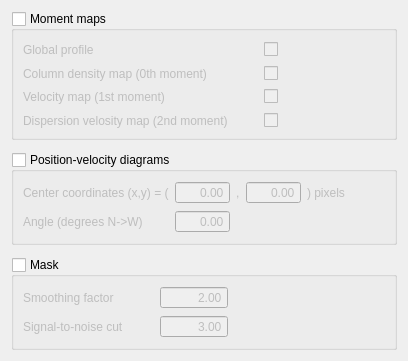
        <widget class="QWidget" name="page_6">
         <layout class="QGridLayout" name="gridLayout_13">
          <item row="6" column="0">
           <widget class="QGroupBox" name="MaskgroupBox">
            <property name="title">
             <string>Mask</string>
            </property>
            <property name="checkable">
             <bool>true</bool>
            </property>
            <property name="checked">
             <bool>false</bool>
            </property>
            <layout class="QGridLayout" name="gridLayout_9">
             <item row="2" column="2">
              <widget class="QDoubleSpinBox" name="BlankcutSpinBox">
               <property name="locale">
                <locale language="English" country="UnitedStates"/>
               </property>
               <property name="alignment">
                <set>Qt::AlignRight|Qt::AlignTrailing|Qt::AlignVCenter</set>
               </property>
               <property name="buttonSymbols">
                <enum>QAbstractSpinBox::NoButtons</enum>
               </property>
               <property name="maximum">
                <double>100000.000000000000000</double>
               </property>
               <property name="value">
                <double>3.000000000000000</double>
               </property>
              </widget>
             </item>
             <item row="2" column="0">
              <widget class="QLabel" name="label_54">
               <property name="text">
                <string>Signal-to-noise cut</string>
               </property>
              </widget>
             </item>
             <item row="1" column="0">
              <widget class="QLabel" name="label_50">
               <property name="text">
                <string>Smoothing factor</string>
               </property>
              </widget>
             </item>
             <item row="1" column="2">
              <widget class="QDoubleSpinBox" name="BlankfactordoubleSpinBox">
               <property name="alignment">
                <set>Qt::AlignRight|Qt::AlignTrailing|Qt::AlignVCenter</set>
               </property>
               <property name="buttonSymbols">
                <enum>QAbstractSpinBox::NoButtons</enum>
               </property>
               <property name="value">
                <double>2.000000000000000</double>
               </property>
              </widget>
             </item>
             <item row="1" column="1">
              <spacer name="horizontalSpacer_12">
               <property name="orientation">
                <enum>Qt::Horizontal</enum>
               </property>
               <property name="sizeType">
                <enum>QSizePolicy::Fixed</enum>
               </property>
               <property name="sizeHint" stdset="0">
                <size>
                 <width>30</width>
                 <height>20</height>
                </size>
               </property>
              </spacer>
             </item>
             <item row="1" column="3">
              <spacer name="horizontalSpacer_11">
               <property name="orientation">
                <enum>Qt::Horizontal</enum>
               </property>
               <property name="sizeHint" stdset="0">
                <size>
                 <width>40</width>
                 <height>20</height>
                </size>
               </property>
              </spacer>
             </item>
            </layout>
           </widget>
          </item>
          <item row="2" column="0">
           <widget class="QGroupBox" name="MomentmapsgroupBox">
            <property name="title">
             <string>Moment maps</string>
            </property>
            <property name="checkable">
             <bool>true</bool>
            </property>
            <property name="checked">
             <bool>false</bool>
            </property>
            <layout class="QGridLayout" name="gridLayout_18">
             <item row="2" column="0">
              <widget class="QLabel" name="label_44">
               <property name="text">
                <string>Column density map (0th moment) </string>
               </property>
              </widget>
             </item>
             <item row="3" column="0">
              <widget class="QLabel" name="label_45">
               <property name="text">
                <string>Velocity map (1st moment)</string>
               </property>
              </widget>
             </item>
             <item row="3" column="2">
              <widget class="QCheckBox" name="VfieldcheckBox">
               <property name="layoutDirection">
                <enum>Qt::RightToLeft</enum>
               </property>
               <property name="text">
                <string/>
               </property>
              </widget>
             </item>
             <item row="2" column="2">
              <widget class="QCheckBox" name="TotalmapcheckBox">
               <property name="layoutDirection">
                <enum>Qt::RightToLeft</enum>
               </property>
               <property name="text">
                <string/>
               </property>
              </widget>
             </item>
             <item row="1" column="0">
              <widget class="QLabel" name="label_47">
               <property name="text">
                <string>Global profile</string>
               </property>
              </widget>
             </item>
             <item row="4" column="2">
              <widget class="QCheckBox" name="DispmapcheckBox">
               <property name="layoutDirection">
                <enum>Qt::RightToLeft</enum>
               </property>
               <property name="text">
                <string/>
               </property>
              </widget>
             </item>
             <item row="4" column="0">
              <widget class="QLabel" name="label_46">
               <property name="sizePolicy">
                <sizepolicy hsizetype="Preferred" vsizetype="Preferred">
                 <horstretch>0</horstretch>
                 <verstretch>0</verstretch>
                </sizepolicy>
               </property>
               <property name="text">
                <string>Dispersion velosity map (2nd moment)</string>
               </property>
              </widget>
             </item>
             <item row="1" column="3">
              <spacer name="horizontalSpacer_10">
               <property name="orientation">
                <enum>Qt::Horizontal</enum>
               </property>
               <property name="sizeHint" stdset="0">
                <size>
                 <width>30</width>
                 <height>20</height>
                </size>
               </property>
              </spacer>
             </item>
             <item row="1" column="2">
              <widget class="QCheckBox" name="ProfilecheckBox">
               <property name="layoutDirection">
                <enum>Qt::RightToLeft</enum>
               </property>
               <property name="text">
                <string/>
               </property>
              </widget>
             </item>
             <item row="3" column="1">
              <spacer name="horizontalSpacer_13">
               <property name="orientation">
                <enum>Qt::Horizontal</enum>
               </property>
               <property name="sizeType">
                <enum>QSizePolicy::Fixed</enum>
               </property>
               <property name="sizeHint" stdset="0">
                <size>
                 <width>30</width>
                 <height>20</height>
                </size>
               </property>
              </spacer>
             </item>
            </layout>
           </widget>
          </item>
          <item row="5" column="0">
           <spacer name="horizontalSpacer_14">
            <property name="orientation">
             <enum>Qt::Vertical</enum>
            </property>
            <property name="sizeType">
             <enum>QSizePolicy::Fixed</enum>
            </property>
            <property name="sizeHint" stdset="0">
             <size>
              <width>20</width>
              <height>6</height>
             </size>
            </property>
           </spacer>
          </item>
          <item row="4" column="0">
           <widget class="QGroupBox" name="PVgroupBox">
            <property name="enabled">
             <bool>true</bool>
            </property>
            <property name="title">
             <string>Position-velocity diagrams</string>
            </property>
            <property name="checkable">
             <bool>true</bool>
            </property>
            <property name="checked">
             <bool>false</bool>
            </property>
            <layout class="QGridLayout" name="gridLayout_7">
             <item row="0" column="3">
              <widget class="QDoubleSpinBox" name="PVYposSpinBox">
               <property name="sizePolicy">
                <sizepolicy hsizetype="Fixed" vsizetype="Fixed">
                 <horstretch>0</horstretch>
                 <verstretch>0</verstretch>
                </sizepolicy>
               </property>
               <property name="alignment">
                <set>Qt::AlignRight|Qt::AlignTrailing|Qt::AlignVCenter</set>
               </property>
               <property name="buttonSymbols">
                <enum>QAbstractSpinBox::NoButtons</enum>
               </property>
               <property name="maximum">
                <double>9999.000000000000000</double>
               </property>
              </widget>
             </item>
             <item row="0" column="5">
              <spacer name="horizontalSpacer_19">
               <property name="orientation">
                <enum>Qt::Horizontal</enum>
               </property>
               <property name="sizeHint" stdset="0">
                <size>
                 <width>40</width>
                 <height>20</height>
                </size>
               </property>
              </spacer>
             </item>
             <item row="0" column="0">
              <widget class="QLabel" name="label_20">
               <property name="sizePolicy">
                <sizepolicy hsizetype="Fixed" vsizetype="Preferred">
                 <horstretch>0</horstretch>
                 <verstretch>0</verstretch>
                </sizepolicy>
               </property>
               <property name="text">
                <string>Center coordinates (x,y) = (</string>
               </property>
              </widget>
             </item>
             <item row="0" column="4">
              <widget class="QLabel" name="label_22">
               <property name="sizePolicy">
                <sizepolicy hsizetype="Fixed" vsizetype="Preferred">
                 <horstretch>0</horstretch>
                 <verstretch>0</verstretch>
                </sizepolicy>
               </property>
               <property name="text">
                <string>) pixels</string>
               </property>
              </widget>
             </item>
             <item row="0" column="1">
              <widget class="QDoubleSpinBox" name="PVXposSpinBox">
               <property name="sizePolicy">
                <sizepolicy hsizetype="Fixed" vsizetype="Fixed">
                 <horstretch>0</horstretch>
                 <verstretch>0</verstretch>
                </sizepolicy>
               </property>
               <property name="alignment">
                <set>Qt::AlignRight|Qt::AlignTrailing|Qt::AlignVCenter</set>
               </property>
               <property name="buttonSymbols">
                <enum>QAbstractSpinBox::NoButtons</enum>
               </property>
               <property name="maximum">
                <double>9999.000000000000000</double>
               </property>
              </widget>
             </item>
             <item row="0" column="2">
              <widget class="QLabel" name="label_21">
               <property name="sizePolicy">
                <sizepolicy hsizetype="Maximum" vsizetype="Preferred">
                 <horstretch>0</horstretch>
                 <verstretch>0</verstretch>
                </sizepolicy>
               </property>
               <property name="text">
                <string>,</string>
               </property>
              </widget>
             </item>
             <item row="1" column="0">
              <widget class="QLabel" name="label_27">
               <property name="text">
                <string>Angle (degrees N-&gt;W)</string>
               </property>
              </widget>
             </item>
             <item row="1" column="1">
              <widget class="QDoubleSpinBox" name="PVPaSpinBox">
               <property name="alignment">
                <set>Qt::AlignRight|Qt::AlignTrailing|Qt::AlignVCenter</set>
               </property>
               <property name="buttonSymbols">
                <enum>QAbstractSpinBox::NoButtons</enum>
               </property>
               <property name="maximum">
                <double>360.000000000000000</double>
               </property>
              </widget>
             </item>
            </layout>
           </widget>
          </item>
          <item row="3" column="0">
           <spacer name="verticalSpacer_2">
            <property name="orientation">
             <enum>Qt::Vertical</enum>
            </property>
            <property name="sizeType">
             <enum>QSizePolicy::Fixed</enum>
            </property>
            <property name="sizeHint" stdset="0">
             <size>
              <width>20</width>
              <height>6</height>
             </size>
            </property>
           </spacer>
          </item>
         </layout>
        </widget>
